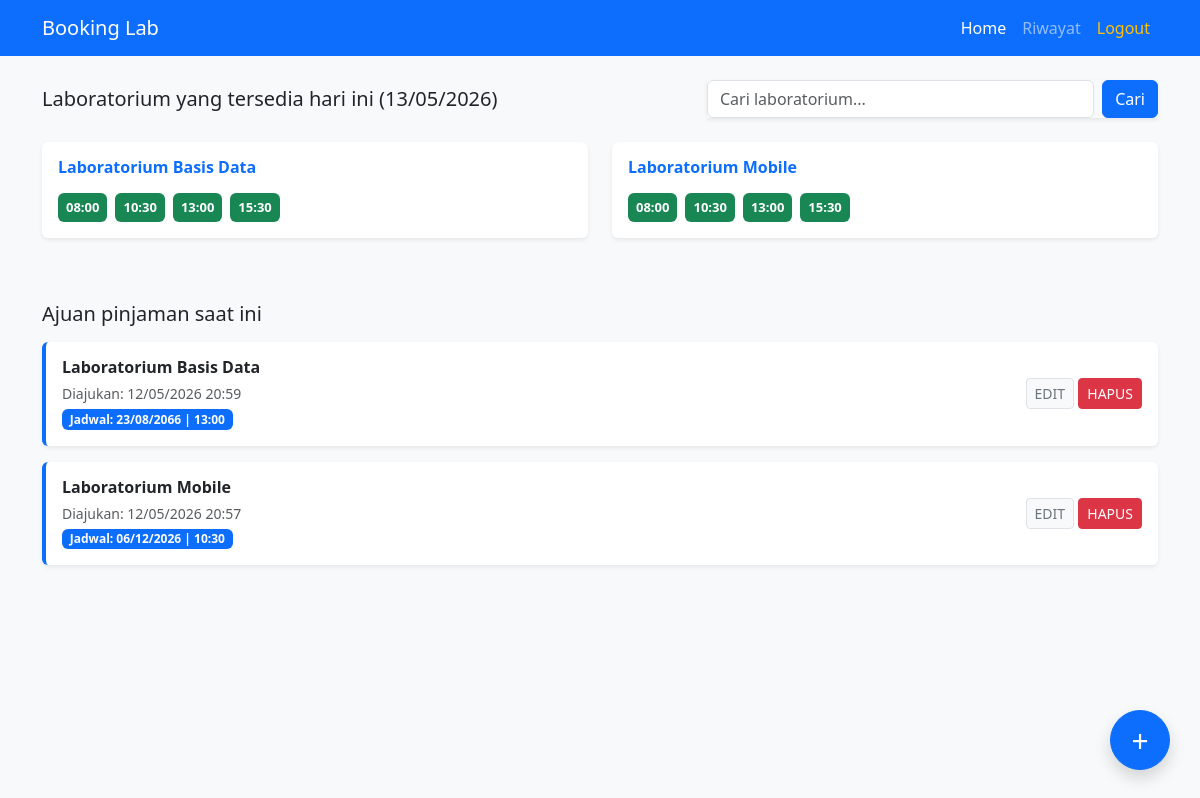
Screenshot of /home.php (signed in) with the database file from the repository.
### tables this page shows
CREATE TABLE `laboratorium` (
  `id_lab` int(11) NOT NULL,
  `nama_lab` varchar(50) DEFAULT NULL
);

CREATE TABLE `peminjaman` (
  `id_pinjam` int(11) NOT NULL,
  `id_user` int(11) DEFAULT NULL,
  `id_lab` int(11) DEFAULT NULL,
  `tanggal_pinjam` date DEFAULT NULL,
  `waktu_pinjam` varchar(10) DEFAULT NULL,
  `created_at` timestamp NOT NULL DEFAULT current_timestamp()
);

### home.php (the view, shortened to what this page needs)
<?php
include 'koneksi.php';
$id_user = $_SESSION['id_user'];
$hari_ini = date('Y-m-d');
$slot_waktu = ['08:00', '10:30', '13:00', '15:30'];
?>
<!DOCTYPE html>
<html lang="id">
<head>
    <link href="https://cdn.jsdelivr.net/npm/bootstrap@5.3.0/dist/css/bootstrap.min.css" rel="stylesheet">
</head>
<body class="bg-light">
    <nav class="navbar navbar-expand-lg navbar-dark bg-primary">
        <div class="container">
            <a class="navbar-brand" href="home.php">Booking Lab</a>
            <div class="navbar-nav ms-auto">
                <a class="nav-link active" href="home.php">Home</a>
                <a class="nav-link" href="riwayat.php">Riwayat</a>
                <a class="nav-link text-warning" href="logout.php" onclick="return confirm('Yakin ingin keluar?')">Logout</a>
            </div>
        </div>
    </nav>
    <div class="container mt-4">
        <div class="row mb-4 align-items-center">
            <div class="col-md-7">
                <h5 class="mb-0">Laboratorium yang tersedia hari ini (<?php echo date('d/m/Y'); ?>)</h5>
            </div>
            <div class="col-md-5">
                <form method="GET" action="" class="d-flex shadow-sm">
                    <input type="text" name="cari" class="form-control me-2" placeholder="Cari laboratorium..." value="<?php echo isset($_GET['cari']) ? $_GET['cari'] : ''; ?>">
                    <button type="submit" class="btn btn-primary">Cari</button>
                </form>
            </div>
        </div>
        <div class="row mb-5">
            <?php
            if (isset($_GET['cari']) && $_GET['cari'] != '') {
                $kata_kunci = $_GET['cari'];
                $query_lab = mysqli_query($koneksi, "SELECT * FROM laboratorium WHERE nama_lab LIKE '%$kata_kunci%'");
            } else {
                $query_lab = mysqli_query($koneksi, "SELECT * FROM laboratorium");
            }
            if (mysqli_num_rows($query_lab) > 0) {
                while ($lab = mysqli_fetch_array($query_lab)) {
                    $id_lab = $lab['id_lab'];
            ?>
                    <div class="col-md-6 mb-3">
                        <div class="card shadow-sm border-0">
                            <div class="card-body">
                                <h6 class="card-title fw-bold text-primary"><?php echo $lab['nama_lab']; ?></h6>
                                <div class="d-flex flex-wrap gap-2 mt-3">
                                    <?php
                                    foreach ($slot_waktu as $waktu) {
                                        $cek_booking = mysqli_query($koneksi, "SELECT * FROM peminjaman WHERE id_lab='$id_lab' AND tanggal_pinjam='$hari_ini' AND waktu_pinjam='$waktu'");
                                        if (mysqli_num_rows($cek_booking) == 0) {
                                            echo "<span class='badge bg-success p-2' style='font-size: 13px;'>$waktu</span>";
                                        }
                                    }
                                    ?>
                                </div>
                            </div>
                        </div>
                    </div>
            <?php
                }
            } else {
                echo "<div class='col-12'><div class='alert alert-warning text-center'>Laboratorium tidak ditemukan.</div></div>";
            }
            ?>
        </div>
        <h5 class="mb-3">Ajuan pinjaman saat ini</h5>
        <div class="row pb-5">
            <?php
            $query_riwayat = mysqli_query($koneksi, "
                SELECT peminjaman.*, laboratorium.nama_lab
                FROM peminjaman
                JOIN laboratorium ON peminjaman.id_lab = laboratorium.id_lab
                WHERE peminjaman.id_user = '$id_user'
                ORDER BY peminjaman.created_at DESC
                LIMIT 5
            ");
            if (mysqli_num_rows($query_riwayat) > 0) {
                while ($riwayat = mysqli_fetch_array($query_riwayat)) {
            ?>
                    <div class="col-12 mb-3">
                        <div class="card shadow-sm border-0 border-start border-primary border-4">
                            <div class="card-body d-flex justify-content-between align-items-center">
                                <div>
                                    <h6 class="fw-bold mb-1"><?php echo $riwayat['nama_lab']; ?></h6>
                                    <small class="text-muted">Diajukan: <?php echo date('d/m/Y H:i', strtotime($riwayat['created_at'])); ?></small><br>
                                    <span class="badge bg-primary mt-1">Jadwal: <?php echo date('d/m/Y', strtotime($riwayat['tanggal_pinjam'])) . " | " . $riwayat['waktu_pinjam']; ?></span>
                                </div>
                                <div>
                                    <a href="edit.php?id=<?php echo $riwayat['id_pinjam']; ?>" class="btn btn-light btn-sm text-secondary border">EDIT</a>
                                    <a href="hapus.php?id=<?php echo $riwayat['id_pinjam']; ?>" class="btn btn-danger btn-sm" onclick="return confirm('Batalkan peminjaman ini?')">HAPUS</a>
                                </div>
                            </div>
                        </div>
                    </div>
            <?php
                }
            } else {
                echo "<div class='col-12'><div class='alert alert-light text-center border'>Belum ada ajuan pinjaman.</div></div>";
            }
            ?>
        </div>
    </div>
    <a href="tambah.php" class="btn btn-primary btn-floating text-white shadow">+</a>
</body>
</html>

### home.php (style rules this page uses)
.btn-floating { position: fixed; bottom: 30px; right: 30px; border-radius: 50%; width: 60px; height: 60px; font-size: 30px; display: flex; align-items: center; justify-content: center; box-shadow: 0 4px 8px rgba(0,0,0,0.2); z-index: 1000; }

### rows the page displays
laboratorium: nama_lab "Laboratorium Basis Data", waktu "08:00", waktu "10:30", waktu "13:00", waktu "15:30"
laboratorium: nama_lab "Laboratorium Mobile", waktu "08:00", waktu "10:30", waktu "13:00", waktu "15:30"
peminjaman: id_lab.nama_lab "Laboratorium Basis Data", created_at "12/05/2026 20:59", tanggal_pinjam "23/08/2066", waktu_pinjam "13:00"
peminjaman: id_lab.nama_lab "Laboratorium Mobile", created_at "12/05/2026 20:57", tanggal_pinjam "06/12/2026", waktu_pinjam "10:30"
